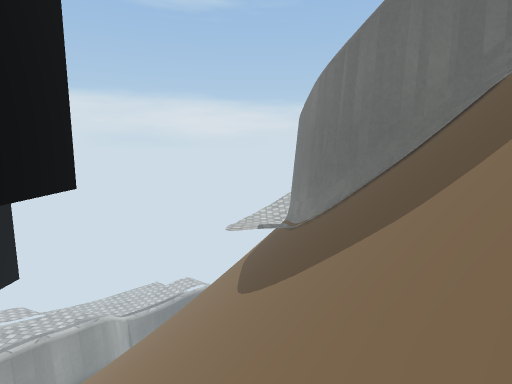
view 1 (above)

16 first-person views from a walk through a scene from a Unity 3-D project. The camera is 1.3 m above the floor, tilts 8° down and sees 80° across. The floor is counted in squares, 0.5 m on a side. Each view is taken from the middle of a square. On the plan, view 1 faces up. The plan holds only what a view shows up to about 20 squares ahead; the rest is blank. The place goes on beyond the plan. Some surface patterns are stand-ins.

view 2
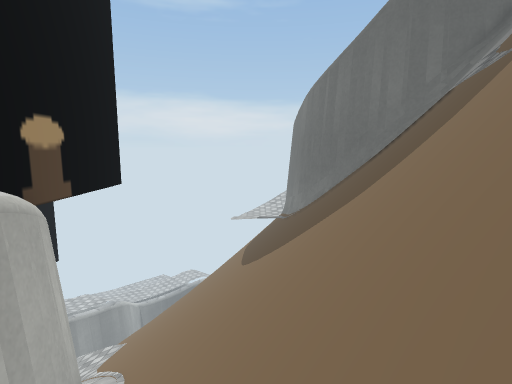

view 3
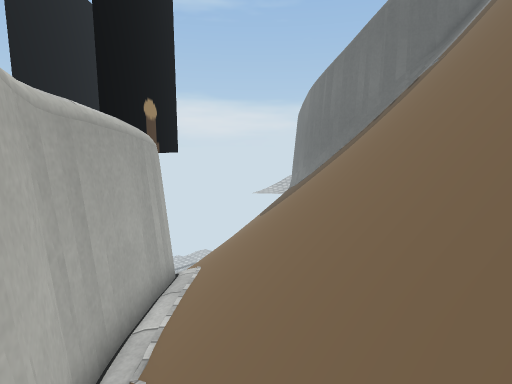

view 4
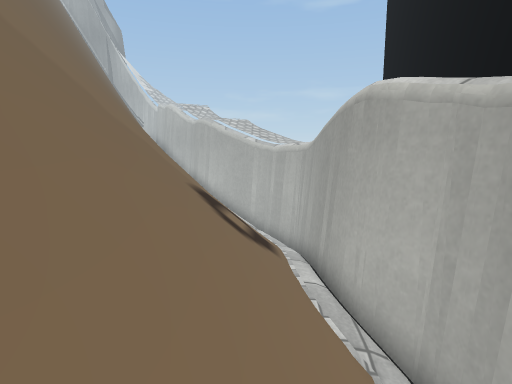

view 5
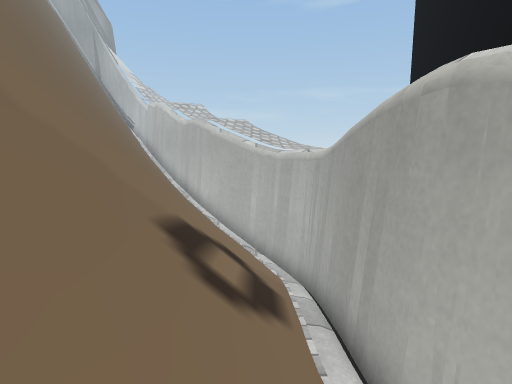

view 6
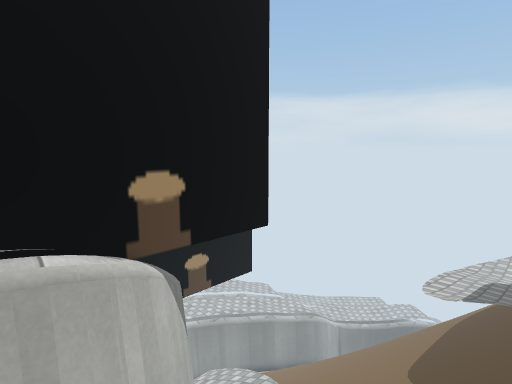

view 7
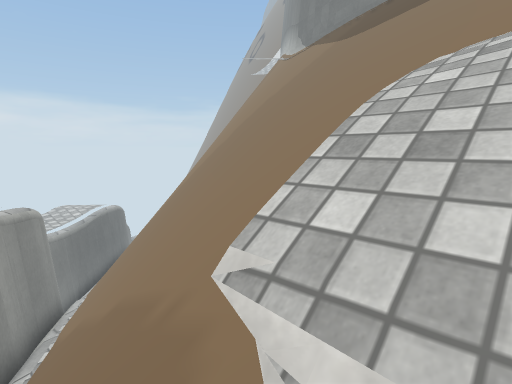

view 8
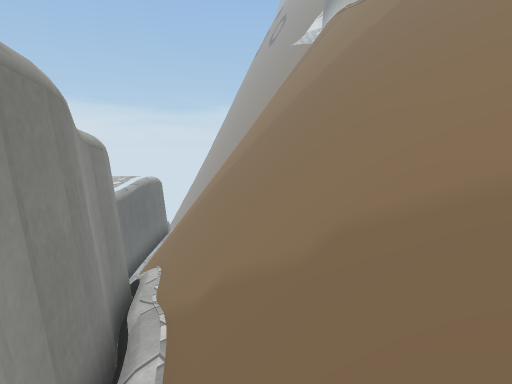

view 9
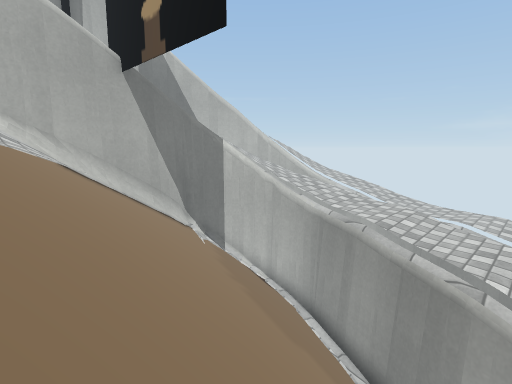

view 10
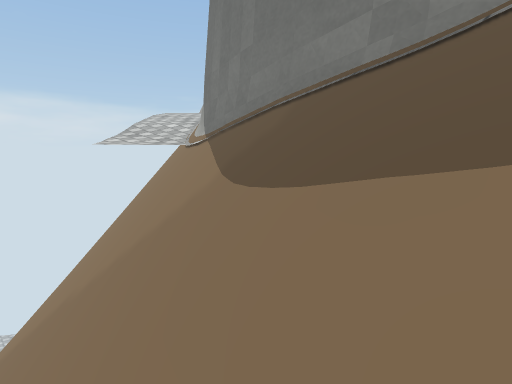

view 11
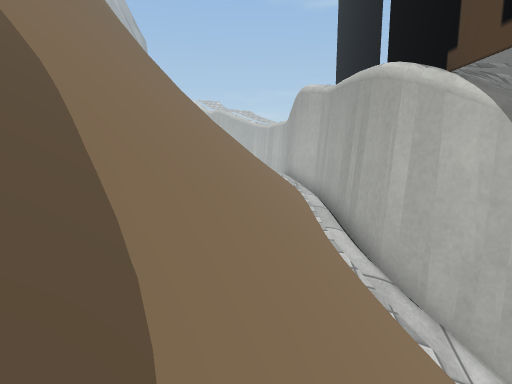

view 12
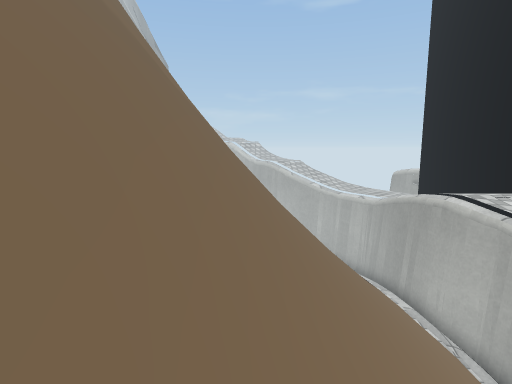

view 13
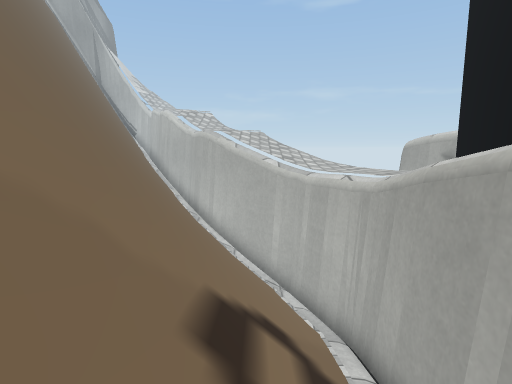

view 14
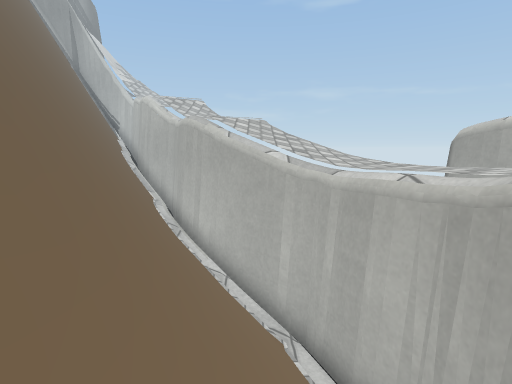

view 15
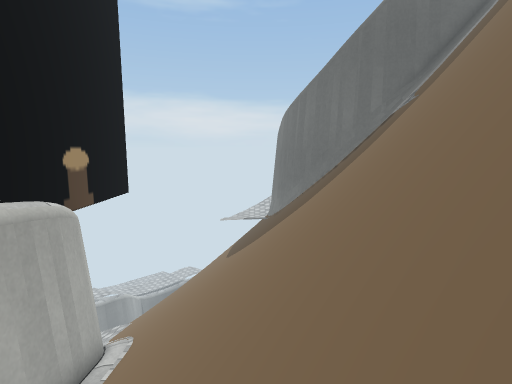

view 16
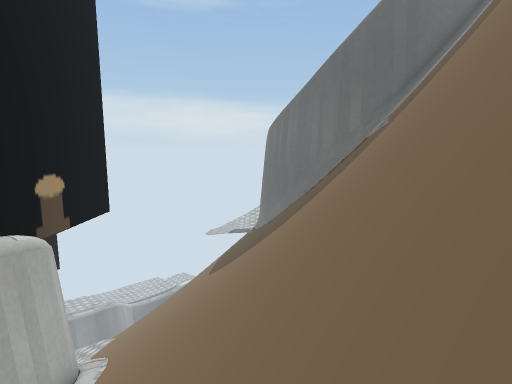

### Floor plan
Key: @ floor where view 1 was taken; # wall or solid block; . main floor; - floor 0.5 m lower than the main floor; _ floor 0.75 m lower than the main floor; / step, stairs or slope; = window, fence, low wall or low ledge; ^ raised ledge; v drop or lower ground.
Columns run from 18 left of view 1 to 7 right of it. Each row starts with its distance up from view 1.
 24      ##=vvvvvvvvv^^^^^
 23      #^=         ^^^^
 22     ##  /////////^^^^
 21     #////////////^^^^
 20    ##////////////^^^#
 19    #=////////////^^^#
 18   ##/////////////^^^#
 17   #//////////////^^^#
 16  ##//////////////^^^#
 15  ##//////////////^^^#
 14 ##///////////////^^^^
 13 ##///////////////^^^^#
 12 #=///=///////////^^^^^##
 11 #=///=////////////^^^^^##
 10 ##////////////////^^^^^^##
  9  ##////////////////^^^^^^#
  8   ########//////////^^^^^^
  7         ####/////////^^^^^
  6            ##//////////^^^
  5             ##//////////=#
  4              ##/////////=#
  3              ##/////////=#
  2               #/////////=#
  1               #////////#^#
  0               #///@///=###
 -1               #-//////=##
 -2               #.//////=##
 -3               #.//////=##
 -4               #///////=##
 -5               ##//////=##
 -6                #//////=##
 -7                #//////=##
 -8                #//////=##
 -9                #//////=##
-10                #//////=##
-11                #//////=##
-12                #//////=##
-13                #_/////=##
-14                ##/////=##
-15                 #/////=##
-16                 ##////=##
-17                 ###///=##
-18                  ###//=##
-19                   ####=##
-20                    ##^=##
-21                     ##^^##

Positions as (right, up) in squares from view 1, and headings:
1: (0, 0), facing up
2: (0, -3), facing up
3: (-1, -8), facing up
4: (-1, 1), facing down
5: (-1, -2), facing down
6: (2, 1), facing up-left
7: (-15, 9), facing up-right
8: (-16, 14), facing up-right
9: (-6, 21), facing down-left
10: (-4, 13), facing up-right
11: (-1, 11), facing down
12: (4, 6), facing down
13: (0, -4), facing down
14: (0, -8), facing down
15: (1, -6), facing up
16: (2, -6), facing up
